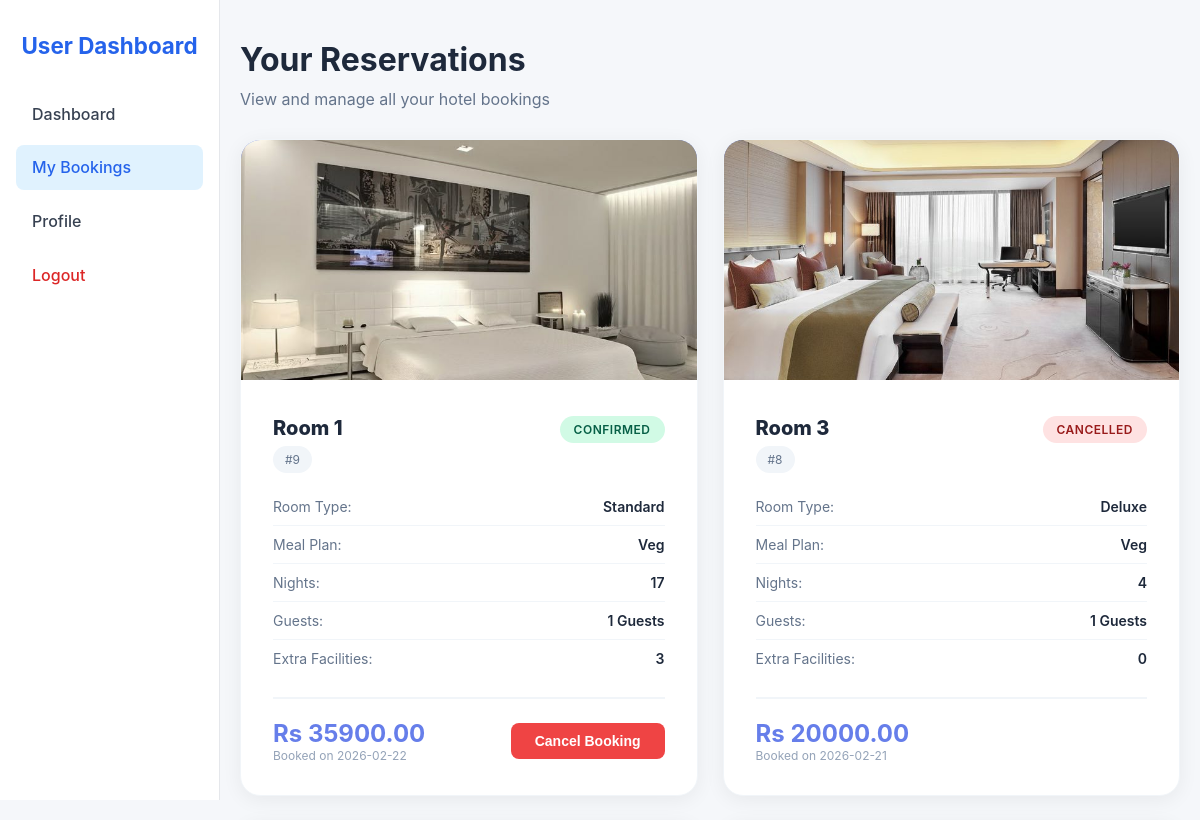
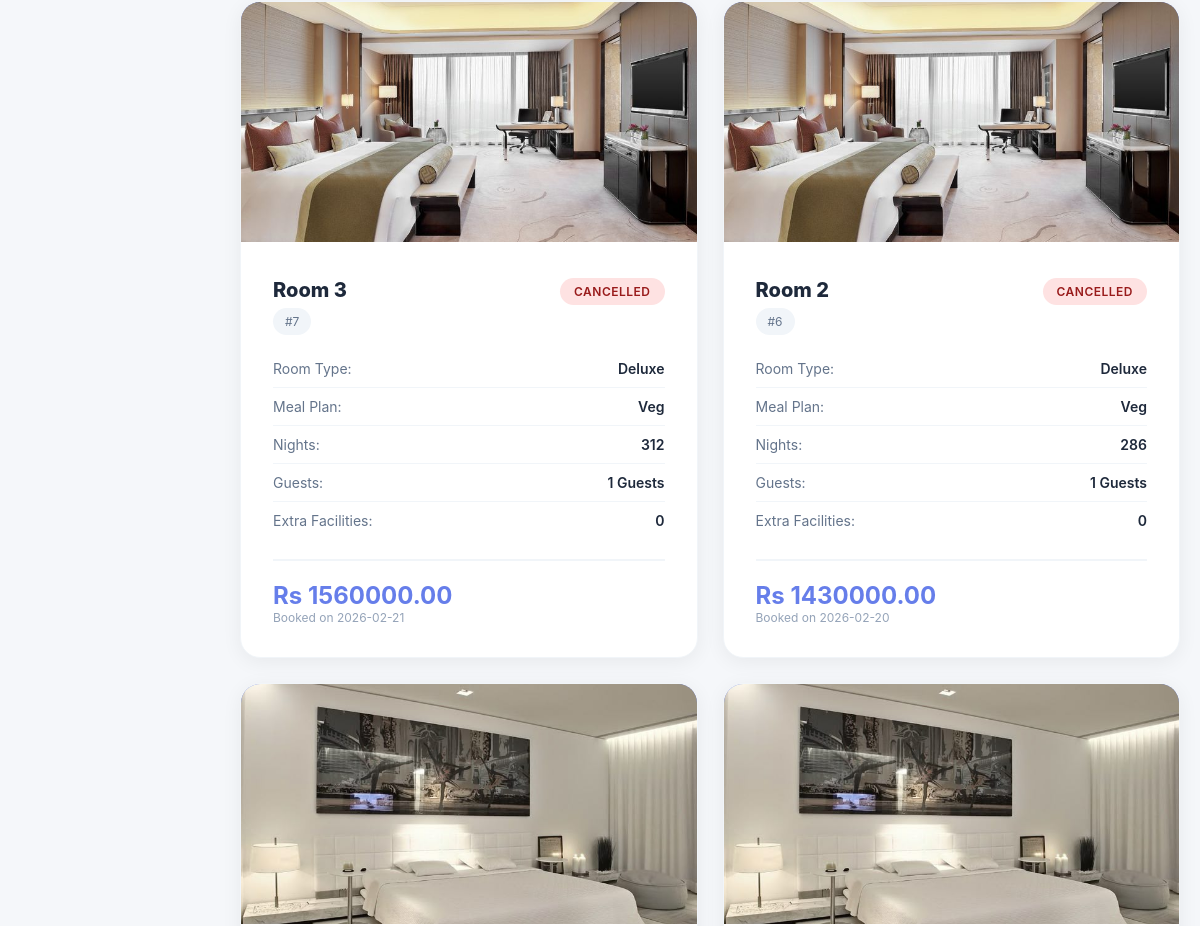
The page /my_bookings (signed in, upper part) on the database as committed earlier (2 pictures, top to bottom).
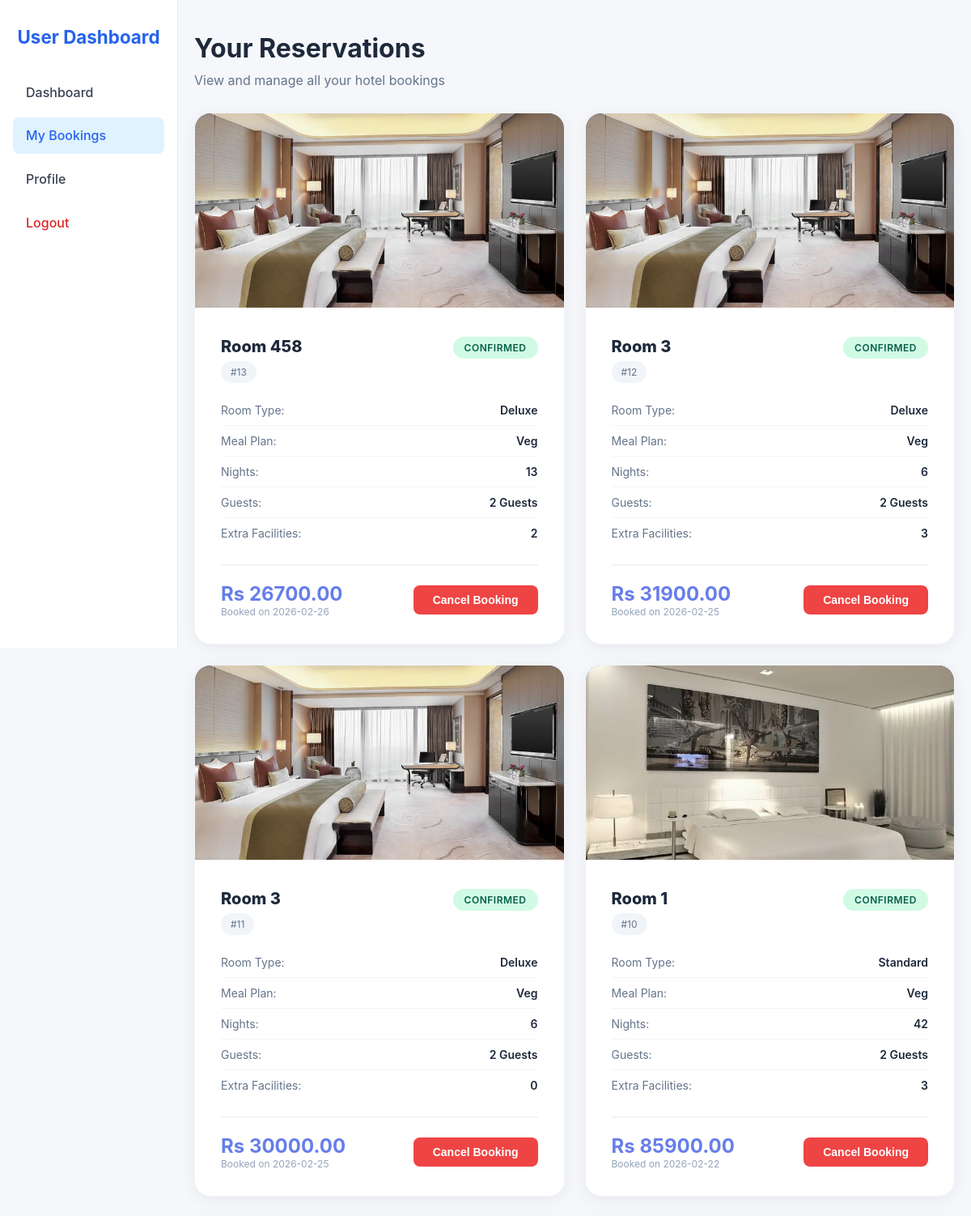
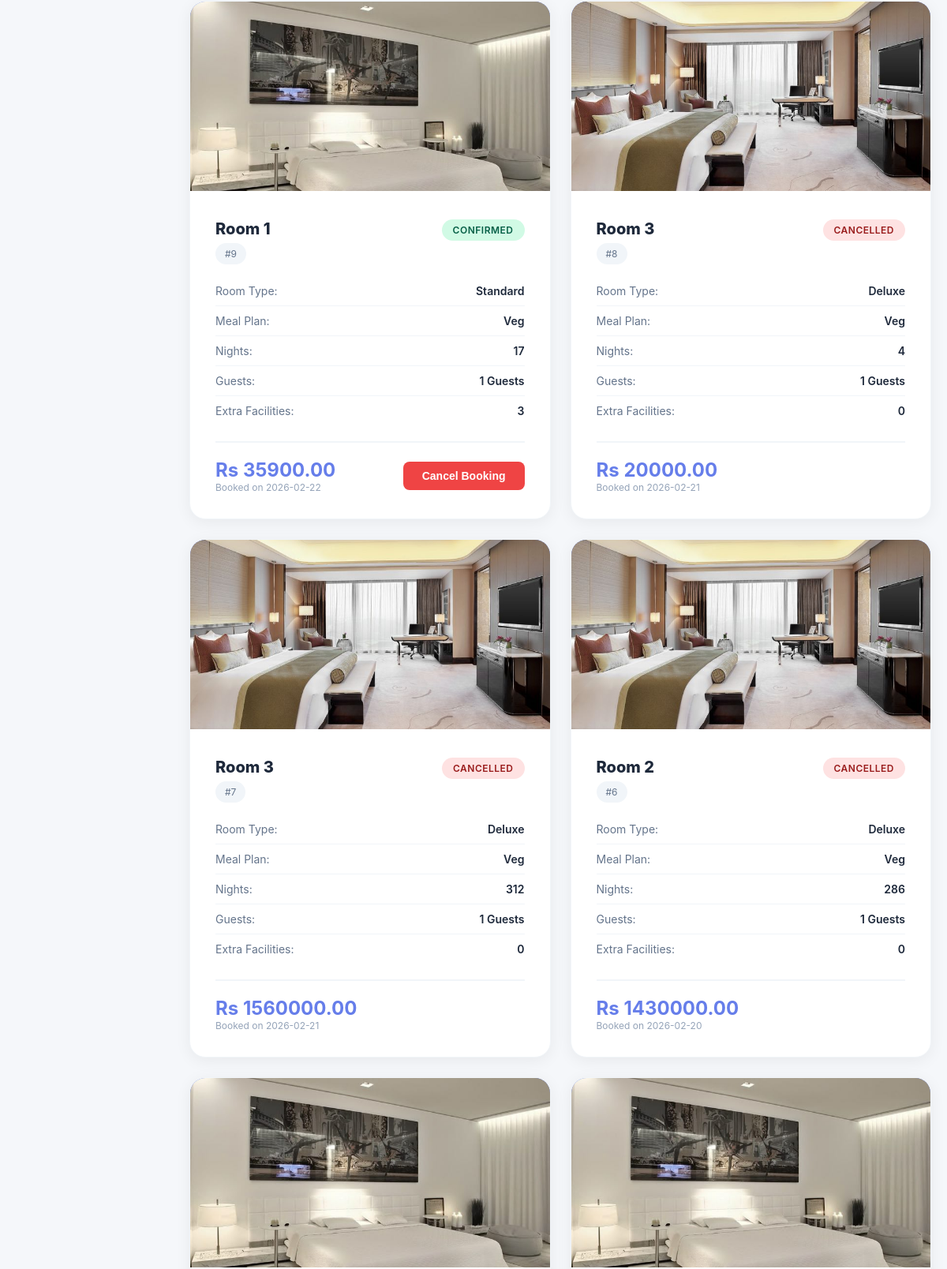
The same page on the database as committed later (2 pictures, top to bottom).
### tables this page shows
CREATE TABLE bookings (
            booking_id INTEGER PRIMARY KEY AUTOINCREMENT,
            customer_id INTEGER NOT NULL,
            room_id INTEGER NOT NULL,
            meal_plan_id INTEGER NOT NULL,
            market_segment_id INTEGER NOT NULL,
            booking_status TEXT CHECK(booking_status IN ('Canceled','Not_Canceled')) NOT NULL,
            lead_time INTEGER NOT NULL,
            arrival_year INTEGER NOT NULL,
            arrival_month INTEGER NOT NULL,
            arrival_date INTEGER NOT NULL,
            avg_price_per_room REAL NOT NULL,
            no_of_special_requests INTEGER DEFAULT 0,
            total_nights INTEGER,
            total_guests INTEGER,
            created_at TIMESTAMP DEFAULT CURRENT_TIMESTAMP, required_car_parking_space INTEGER DEFAULT 0, no_of_adults INTEGER DEFAULT 0,
            FOREIGN KEY(customer_id) REFERENCES customers(customer_id),
            FOREIGN KEY(room_id) REFERENCES rooms(room_id),
            FOREIGN KEY(meal_plan_id) REFERENCES meal_plans(meal_plan_id),
            FOREIGN KEY(market_segment_id) REFERENCES market_segments(market_segment_id)
        );

### hotel_app/controllers/user_controller.py (the view)
def bookings():
    user_id = session["user_id"]
    bookings = booking_model.list_user(user_id)
    return render_template("my_bookings.html", bookings=bookings)

### hotel_app/models/db.py (called while the page is built)
def conn():
    conn = sqlite3.connect(DB_PATH)
    conn.row_factory = sqlite3.Row
    conn.execute("PRAGMA foreign_keys = ON")
    return conn

### templates/my_bookings.html (shortened to what this page needs)
<!DOCTYPE html>
<html lang="en">
<head>
    <link rel="stylesheet" href="{{ url_for('static', filename='css/my_bookings.css') }}">
    <link rel="stylesheet" href="{{ url_for('static', filename='css/flash.css') }}">
</head>
<body>
    <div class="dashboard">
        <aside class="sidebar">
            <h2>User Dashboard</h2>
            <nav>
                <a href="{{ url_for('user_dashboard') }}">Dashboard</a>
                <a href="{{ url_for('my_bookings') }}" class="active">My Bookings</a>
                <a href="{{ url_for('user_profile') }}">Profile</a>
                <a href="{{ url_for('logout') }}" class="logout">Logout</a>
            </nav>
        </aside>
        <div class="container">
            <div class="page-header">
                <h2>Your Reservations</h2>
                <p>View and manage all your hotel bookings</p>
            </div>
            {% if bookings %}
            <div class="bookings-grid">
                {% for booking in bookings %}
                <div class="booking-card">
                    {% if booking.image_path %}
                    <img src="{{ url_for('static', filename='uploads/rooms/' ~ booking.image_path) }}" alt="Room"
                        class="booking-image">
                    {% else %}
                    <div class="booking-image"></div>
                    {% endif %}
                    <div class="booking-content">
                        <div class="booking-header">
                            <div>
                                <div class="booking-title">Room {{ booking.room_number or 'N/A' }}</div>
                                <div class="booking-id">#{{ booking.booking_id }}</div>
                            </div>
                            <div class="status-actions">
                                {% if booking.booking_status == 'Not_Canceled' and booking.is_on_hold %}
                                <span class="status-badge status-hold">On Hold</span>
                                <button type="button" class="view-hold-btn">
                                    View
                                </button>
                                <div class="hold-data" hidden>
                                    <span class="hold-data-reason">{{ booking.hold_reason or "Your booking is under review by the admin team. Please wait for an update." }}</span>
                                    <span class="hold-data-updated">{{ booking.hold_noted_at or "" }}</span>
                                </div>
                                {% elif booking.booking_status == 'Not_Canceled' %}
                                <span class="status-badge status-confirmed">Confirmed</span>
                                {% elif booking.booking_status == 'Pending_Payment' %}
                                <span class="status-badge status-pending">Pending</span>
                                {% else %}
                                <span class="status-badge status-cancelled">Cancelled</span>
                                {% endif %}
                            </div>
                        </div>
                        <div class="booking-details">
                            <div class="detail-row">
                                <span class="detail-label">Room Type:</span>
                                <span class="detail-value">{{ booking.room_type_name or 'N/A' }}</span>
                            </div>
                            <div class="detail-row">
                                <span class="detail-label">Meal Plan:</span>
                                <span class="detail-value">{{ booking.meal_plan_name }}</span>
                            </div>
                            <div class="detail-row">
                                <span class="detail-label">Nights:</span>
                                <span class="detail-value">{{ booking.total_nights }}</span>
                            </div>
                            <div class="detail-row">
                                <span class="detail-label">Guests:</span>
                                <span class="detail-value">{{ booking.total_guests or 0 }} Guests</span>
                            </div>
                            <div class="detail-row">
                                <span class="detail-label">Extra Facilities:</span>
                                <span class="detail-value">{{ booking.extra_facility_count or 0 }}</span>
                            </div>
                        </div>
                        <div class="booking-footer">
                            <div>
                                <div class="total-amount">Rs {{ "%.2f"|format((booking.avg_price_per_room *
                                    booking.total_nights) + (booking.extra_facility_total or 0)) }}</div>
                                <div class="booking-date">Booked on {{ booking.created_at.split()[0] }}</div>
                            </div>
                            {% if booking.booking_status == 'Not_Canceled' %}
                            <form action="{{ url_for('cancel_booking', booking_id=booking.booking_id) }}" method="POST"
                                onsubmit="return confirm('Are you sure you want to cancel this booking?');">
                                <button type="submit" class="btn-cancel">Cancel Booking</button>
                            </form>
                            {% endif %}
                        </div>
                    </div>
                </div>
                {% endfor %}
            </div>
            {% else %}
            <div class="empty-state">
                <h3>No Bookings Yet</h3>
                <p>You haven't made any reservations. Start exploring our available rooms!</p>
                <a href="{{ url_for('user_dashboard') }}" class="btn-book">Browse Rooms</a>
            </div>
            {% endif %}
        </div>
    </div>
</body>
</html>

### static/css/my_bookings.css (style rules this page uses)
* { margin: 0; padding: 0; box-sizing: border-box; }
body { font-family: 'Inter', -apple-system, BlinkMacSystemFont, 'Segoe UI', Arial, sans-serif; background: #f5f7fa; color: #1e293b; }
.dashboard { display: flex; min-height: 100vh; }
.sidebar { width: 220px; background: #ffffff; border-right: 1px solid #e5e7eb; padding: 2rem 1rem; position: fixed; height: 100vh; }
.sidebar h2 { font-size: 1.4rem; font-weight: 700; text-align: center; margin-bottom: 2rem; color: #2563eb; }
.sidebar nav { display: flex; flex-direction: column; gap: 0.5rem; }
.sidebar nav a { padding: 0.8rem 1rem; color: #374151; text-decoration: none; border-radius: 8px; font-weight: 500; transition: all 0.2s ease-in-out; }
.sidebar nav a:hover, .sidebar nav a.active { background: #e0f2fe; color: #2563eb; }
.sidebar nav a.logout { margin-top: auto; color: #dc2626; }
.container { flex: 1; margin-left: 220px; padding: 40px 20px; width: calc(100% - 220px); }
.page-header { margin-bottom: 30px; }
.page-header h2 { font-size: 32px; color: #1e293b; margin-bottom: 10px; }
.page-header p { color: #64748b; font-size: 16px; }
.bookings-grid { display: grid; grid-template-columns: repeat(auto-fill, minmax(350px, 1fr)); gap: 25px; width: 100%; }
.booking-card { width: 100%; background: white; border-radius: 20px; overflow: hidden; box-shadow: 0 4px 20px rgba(0, 0, 0, 0.06); transition: all 0.4s cubic-bezier(0.4, 0, 0.2, 1); border: 1px solid #f1f5f9; }
.booking-image { width: 100%; height: 240px; object-fit: cover; background: #667eea; transition: transform 0.4s ease; }
.booking-content { padding: 32px; }
.booking-header { display: flex; justify-content: space-between; align-items: start; margin-bottom: 15px; }
.booking-title { font-size: 20px; font-weight: 800; color: #1e293b; }
.booking-id { font-size: 12px; color: #64748b; background: #f1f5f9; padding: 6px 12px; border-radius: 14px; margin-top: 6px; display: inline-block; }
.booking-details { margin: 15px 0; }
.detail-row { display: flex; justify-content: space-between; padding: 10px 0; border-bottom: 1px solid #f1f5f9; }
.detail-row:last-child { border-bottom: none; }
.detail-label { color: #64748b; font-size: 14px; }
.detail-value { color: #1e293b; font-weight: 600; font-size: 14px; }
.status-badge { display: inline-block; padding: 6px 14px; border-radius: 20px; font-size: 12px; font-weight: 600; text-transform: uppercase; letter-spacing: 0.5px; }
.status-confirmed { background: #d1fae5; color: #065f46; }
.status-cancelled { background: #fee2e2; color: #991b1b; }
.status-actions { display: flex; align-items: center; gap: 8px; }
.booking-footer { margin-top: 20px; padding-top: 20px; border-top: 2px solid #f1f5f9; display: flex; justify-content: space-between; align-items: center; flex-wrap: wrap; gap: 15px; }
.total-amount { font-size: 24px; font-weight: 700; color: #667eea; }
.booking-date { font-size: 12px; color: #94a3b8; }
.btn-cancel { padding: 10px 24px; background: #ef4444; color: white; text-decoration: none; border-radius: 8px; font-weight: 600; border: none; cursor: pointer; transition: all 0.3s; font-size: 14px; }

Rows that differ between the two databases and show on the page:
added bookings: room_number "458", booking_id "13", booking_status "CONFIRMED", room_type_name "Deluxe", meal_plan_name "Veg", total_nights "13", total_guests "2", extra_facility_count "2", avg_price_per_room+total_nights "26700.00", created_at "2026-02-26"
added bookings: room_number "3", booking_id "12", booking_status "CONFIRMED", room_type_name "Deluxe", meal_plan_name "Veg", total_nights "6", total_guests "2", extra_facility_count "3", avg_price_per_room+total_nights "31900.00", created_at "2026-02-25"
added bookings: room_number "3", booking_id "11", booking_status "CONFIRMED", room_type_name "Deluxe", meal_plan_name "Veg", total_nights "6", total_guests "2", extra_facility_count "0", avg_price_per_room+total_nights "30000.00", created_at "2026-02-25"
added bookings: room_number "1", booking_id "10", booking_status "CONFIRMED", room_type_name "Standard", meal_plan_name "Veg", total_nights "42", total_guests "2", extra_facility_count "3", avg_price_per_room+total_nights "85900.00", created_at "2026-02-22"
